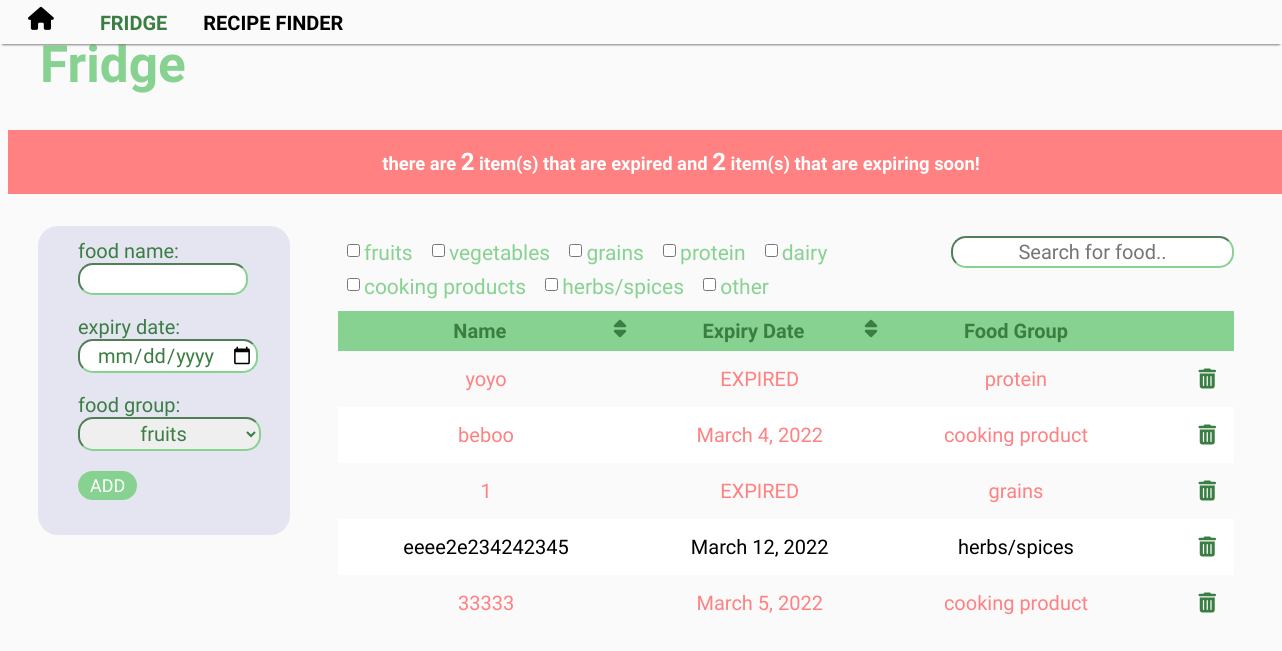
/fridge/, run on the app's committed database.
### base/models.py (models this page shows, shortened)
class FoodItem(models.Model):
    name = models.TextField(null=True, blank=False)
    expiry_date = models.DateField(null=True, blank=False)
    food_group = models.TextField(choices=FOOD_GROUPS, default="other")
    @property
    def is_expired(self):
        return self.expiry_date <= date.today()
    @property
    def is_expiring_soon(self):
        return self.expiry_date <= date.today() + timedelta(days=5)

### base/views.py (the view, shortened to what this page needs)
# urls.py: path('fridge/', FridgeHome.as_view(), name='fridge'),
class FridgeHome(TemplateView):
    model = FoodItem
    template_name = "base/fridge_home.html"
    def get_context_data(self, **kwargs):
        context = super(FridgeHome, self).get_context_data(**kwargs)
        context['food_items'] = FoodItem.objects.all()
        return context

### base/templates/base/fridge_home.html (shortened to what this page needs)
{% load static %}
<!DOCTYPE html>
<html lang="en">
<head>
    <link rel="stylesheet" type="text/css" href="{% static 'fridge_style.css' %}?{% now "U" %}">
</head>
<body>
    <div class="nav">
        <table class="nav-items">
            <td class="home-button"><a href="{% url 'main' %}" ><i class="fa fa-home" aria-hidden="true"></i></a></td>
            <td><a class="active"  href="#">FRIDGE</a></td>
            <td><a href="{% url 'recipe-finder' %}">RECIPE FINDER</a></td>
        </table>
    </div>
    <h1>Fridge</h1>
    <div class="notif row">
        <p>there are <span id="count1">0</span> item(s) that are expired and <span id="count2">0</span> item(s) that are expiring soon!</p>
    </div>
    <div class="row"><p>    </p></div>
    <div class="left">
        <form method="POST">
            <div id="input">
                <label for="name">food name:</label>
                <input id="name" name="name" size = "10" required>
            </div>
            <div id="input">
                <label for="expiry">expiry date:</label>
                <input type="date" id="expiry" name="expiry" required>
            </div>
            <div id="input">
                <label for="food_group">food group:</label>
                <select name="food_group" id="food_group" required>
                    <option value="fruits">fruits</option>
                </select>
            </div>
            <div id="add_button">
                <button type="submit" id="add" name="add_button">ADD</button>
            </div>
        </form>
    </div>
    <div class="right">
    <div class="row" id="food-groups">
        <div class="cell" id="checkboxes">
            <label><input type="checkbox" name="food-group" value="fruits" id="fruits" onclick="check();"><span>fruits</span></label>
            <label><input type="checkbox" name="food-group" value="vegetables" id="vegetables" onclick="check();"><span>vegetables</span></label>
            <label><input type="checkbox" name="food-group" value="grains" id="grains" onclick="check();"><span>grains</span></label>
            <label><input type="checkbox" name="food-group" value="protein" id="protein" onclick="check();"><span>protein</span></label>
            <label><input type="checkbox" name="food-group" value="dairy" id="dairy" onclick="check();"><span>dairy</span></label>
            <label><input type="checkbox" name="food-group" value="cooking product" id="cooking product" onclick="check();"><span>cooking products</span></label>
            <label for="herbs/spices"><input type="checkbox" name="food-group" value="herbs/spices" id="herbs/spices" onclick="check();"><span>herbs/spices</span></label>
            <label><input type="checkbox" name="food-group" value="other" id="other" onclick="check();"><span>other</span></label>
        </div>
        <div class="cell" id="search">
            <input type="text" id="search_input" onkeyup="searchTable()" placeholder="Search for food..">
        </div>
    </div>
    <div class="row">
        <table id="fridge-table">
        <thead>
            <tr>
                <th>
                    Name
                    <span onclick="sortByName()"><i class="fas fa-sort"></i></span>
                </th>
                <th>
                    Expiry Date
                    <span onclick="sortByDate()"><i class="fas fa-sort"></i></span>
                </th>
                <th>Food Group</th>
                <th></th>
            </tr>
        </thead>
        <tbody>
        {% for item in food_items %}
            {% if item.is_expired %}
                <tr class="food_item {{ item.name }} {{ item.food_group }} expired">
                    <td class="name">{{ item.name }}</td>
                    <td class="expiry">EXPIRED</td>
                    <td class="food-group">{{ item.food_group }}</td>
                    <td><a href="{% url 'fridge-update' item.id %}"><i class="fa fa-trash" aria-hidden="true"></i></a></td>
                </tr>
            {% elif item.is_expiring_soon %}
                <tr class="food_item {{ item.name }} {{ item.food_group }} warning">
                    <td class="name">{{ item.name }}</td>
                    <td class="expiry">{{ item.expiry_date }}</td>
                    <td class="food-group">{{ item.food_group }}</td>
                    <td><a href="{% url 'fridge-update' item.id %}"><i class="fa fa-trash" aria-hidden="true"></i></a></td>
                </tr>
            {% else %}
            <tr class="food_item {{ item.name }} {{ item.food_group }}">
                    <td class="name">{{ item.name }}</td>
                    <td class="expiry date">{{ item.expiry_date }}</td>
                    <td class="food-group">{{ item.food_group }}</td>
                    <td><a href="{% url 'fridge-update' item.id %}"><i class="fa fa-trash" aria-hidden="true"></i></a></td>
            </tr>
            {% endif %}
        {% endfor %}
        </tbody>
        </table>
    </div>
</body>
</html>

### base/static/fridge_style.css (style rules this page uses)
.row { display:flex; justify-content:flex-start; align-items:stretch; flex-wrap:nowrap; padding: 0 5vh; }
.cell { min-height:75px; flex-basis: 100%; }
.notif { display: inline-block; height: 100%; text-align: center; width: 100%; background: #FF8181; color: white; font-weight: 600; font-size: 2.3vh; margin: 0; vertical-align: middle; }
.notif span { color: white; font-size: 3vh; font-weight: 700; }
h1 { color: var(--medium-green); padding: 0; }
.home-button { float: right; }
#checkboxes { flex-basis: 200%; flex-wrap: wrap; color: var(--medium-green); font-size: 21px; }
#food-groups { padding-top: 10px; }
input[type="checkbox"] { position: absolute; }
#food-groups label { padding: 5px; display: inline-block; }
#food-groups span { margin-left: 1em; }
input#search_input { float: right; }
#input label { font-family: 'Baloo 2', sans-serif; font-size: 2.5vh; color: var(--accent); padding-right: 20px; }
input, select, option { border-radius: 15px; border: 2px inset var(--medium-green); font-family: 'Baloo 2'; text-align: center; color: var(--accent); padding: 2px; font-size: 2.5vh; }
#input { padding: 10px; }
#add_button { padding: 10px; font-size: 2.5vh; }
table { font-size: 2.5vh; border-collapse: collapse; width: 100%; }
th { color: var(--accent); background-color: var(--medium-green); text-align: center; padding: 8px; }
th i { float: right; cursor: pointer; }
td { text-align: center; padding: 8px; }
.expired, .warning { color: #FF8181; }
tr:nth-child(even) { background-color: white }
td i { float: right; color: var(--accent); padding: 10px; }

### base/static/base.css (style rules this page uses)
:root { --light-green: #e6ffe8; --medium-green: rgb(136, 210, 145); --dark-green: rgb(59, 126, 67); --primary: #fafafa; --secondary: #e4e5f1; --accent: rgb(59, 126, 67); }
.left { position: fixed; margin-left: 30px; background-color: var(--secondary); padding: 3px 30px 25px 30px; border-radius: 20px; width: 15%; }
.right { margin-left: calc(15% + 100px); position: relative; }
html { scroll-behavior: smooth; }
body { overflow: overlay; background-color: var(--primary); color: black; font-family: 'Questrial', sans-serif; }
.nav { position: fixed; z-index: 100; width: 100%; top: 0; left: 0; background-color: var(--primary); box-shadow: 0 3px 2px -2px gray; }
.nav-items { position: relative; display: inline-block; color: black; font-family: 'Baloo 2'; font-weight: 600; }
.nav-items td { padding: 0 18px; padding-top: 5px; }
.nav-items a:visited, .nav-items a:link { color:black; text-decoration: none; }
.fa-home { font-size: 23px; color: black; padding-top: 2px; }
.nav-items a.active { color: var(--accent); }
h1 { font-family: 'Baloo 2'; font-size: 4vw; color: var(--medium-green); display: flex; margin-left: 2.5vw; }
input, button { font-family: 'Baloo 2', sans-serif; font-weight: 400; padding: 0.1vh 0.7vw; font-size: 1.4vw; }
button { background-color: var(--medium-green); border: solid transparent; border-radius: 15px; box-sizing: border-box; color: #FFFFFF; cursor: pointer; overflow: visible; text-align: center; touch-action: manipulation; transform: translateZ(0); transition: filter .2s; vertical-align: middle; white-space: nowrap; }

### data on the page
FoodItem: name "yoyo", food_group "protein"
FoodItem: name "beboo", expiry_date "March 4, 2022", food_group "cooking product"
FoodItem: name "1", food_group "grains"
FoodItem: name "eeee2e234242345", expiry_date "March 12, 2022", food_group "herbs/spices"
FoodItem: name "33333", expiry_date "March 5, 2022", food_group "cooking product"
